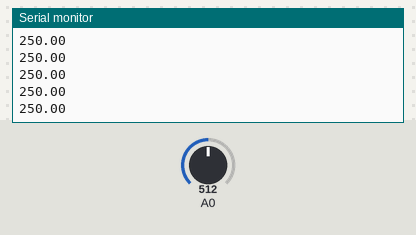
A sketch run on a simulated Arduino Uno, built with avr-gcc and run on an emulated ATmega328P. Shown: the last lines printed to the serial monitor. Inputs (shaded band) come from the test bench; at power-on: A0 = 512.

Above: at 1.2 s.
1.3 s: A0 set to 716
At 1.31 s:
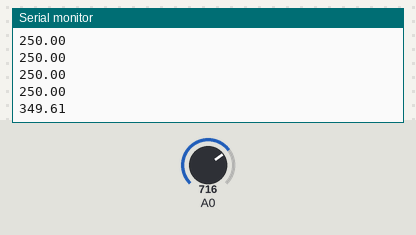
2.8 s: A0 set to 900
At 2.82 s:
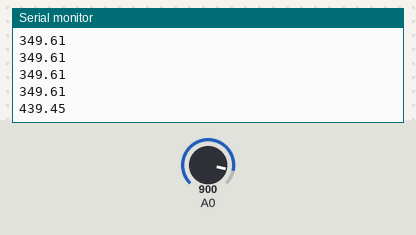
Timing chart, 0 to 5.8 s (numbered marks = the images above; inputs shaded):
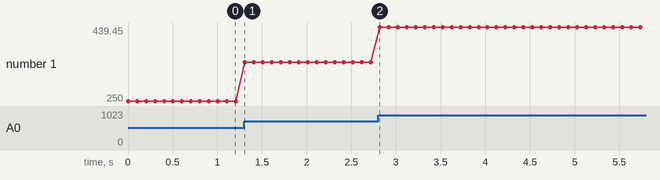

Measured:
- after the input at 1.3 s, the serial monitor: prints a new line at once (image 1)
- after the input at 2.8 s, the serial monitor: prints a new line at once (image 2)
- plotted number 1: 250 → 349.61 after the input at 1.3 s, 349.61 → 439.45 after the input at 2.8 s

The sketch:

Temperature.ino
```cpp
void setup() {
  // put your setup code here, to run once:
  Serial.begin(9600);
}

void loop() {
  // put your main code here, to run repeatedly:
  int temp = analogRead(A0);
  float volt = temp*(0.0048828125);
  float milivolt = volt*1000;
  float degree = milivolt/10;
  Serial.println(degree);
  delay(100);
}
```
